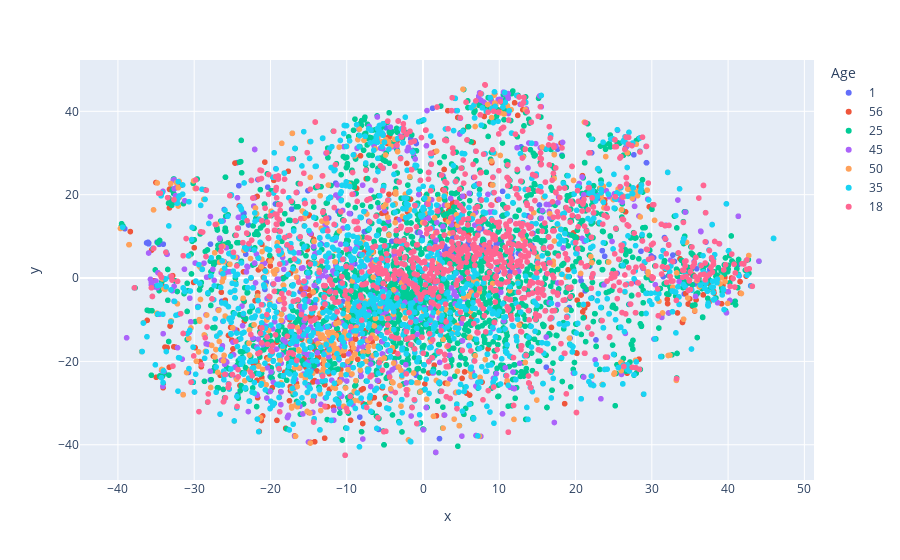

Here is the notebook cell this chart was saved with:
### Code cell
fig = px.scatter(tsne_df, x='x', y='y', color='Age', hover_data=tsne_df)
fig.show()

### Figure 1 — Plotly figure (JSON) as saved in the notebook; plotly's stock layout.template omitted (floating-point values rounded to 4 significant figures; data arrays with more than 128 entries replaced by an {"elided": "..."} marker saying what was removed)
{"data": [{"customdata": {"elided": "222x3 str values"}, "hovertemplate": "Age=%{customdata[1]}<br>x=%{x}<br>y=%{y}<br>Gender=%{customdata[0]}<br>Zip-code=%{customdata[2]}<extra></extra>", "legendgroup": "1", "marker": {"color": "#636efa", "symbol": "circle"}, "mode": "markers", "name": "1", "showlegend": true, "type": "scattergl", "x": {"elided": "222 float values"}, "xaxis": "x", "y": {"elided": "222 float values"}, "yaxis": "y"}, {"customdata": {"elided": "380x3 str values"}, "hovertemplate": "Age=%{customdata[1]}<br>x=%{x}<br>y=%{y}<br>Gender=%{customdata[0]}<br>Zip-code=%{customdata[2]}<extra></extra>", "legendgroup": "56", "marker": {"color": "#EF553B", "symbol": "circle"}, "mode": "markers", "name": "56", "showlegend": true, "type": "scattergl", "x": {"elided": "380 float values"}, "xaxis": "x", "y": {"elided": "380 float values"}, "yaxis": "y"}, {"customdata": {"elided": "2096x3 str values"}, "hovertemplate": "Age=%{customdata[1]}<br>x=%{x}<br>y=%{y}<br>Gender=%{customdata[0]}<br>Zip-code=%{customdata[2]}<extra></extra>", "legendgroup": "25", "marker": {"color": "#00cc96", "symbol": "circle"}, "mode": "markers", "name": "25", "showlegend": true, "type": "scattergl", "x": {"elided": "2096 float values"}, "xaxis": "x", "y": {"elided": "2096 float values"}, "yaxis": "y"}, {"customdata": {"elided": "550x3 str values"}, "hovertemplate": "Age=%{customdata[1]}<br>x=%{x}<br>y=%{y}<br>Gender=%{customdata[0]}<br>Zip-code=%{customdata[2]}<extra></extra>", "legendgroup": "45", "marker": {"color": "#ab63fa", "symbol": "circle"}, "mode": "markers", "name": "45", "showlegend": true, "type": "scattergl", "x": {"elided": "550 float values"}, "xaxis": "x", "y": {"elided": "550 float values"}, "yaxis": "y"}, {"customdata": {"elided": "496x3 str values"}, "hovertemplate": "Age=%{customdata[1]}<br>x=%{x}<br>y=%{y}<br>Gender=%{customdata[0]}<br>Zip-code=%{customdata[2]}<extra></extra>", "legendgroup": "50", "marker": {"color": "#FFA15A", "symbol": "circle"}, "mode": "markers", "name": "50", "showlegend": true, "type": "scattergl", "x": {"elided": "496 float values"}, "xaxis": "x", "y": {"elided": "496 float values"}, "yaxis": "y"}, {"customdata": {"elided": "1193x3 str values"}, "hovertemplate": "Age=%{customdata[1]}<br>x=%{x}<br>y=%{y}<br>Gender=%{customdata[0]}<br>Zip-code=%{customdata[2]}<extra></extra>", "legendgroup": "35", "marker": {"color": "#19d3f3", "symbol": "circle"}, "mode": "markers", "name": "35", "showlegend": true, "type": "scattergl", "x": {"elided": "1193 float values"}, "xaxis": "x", "y": {"elided": "1193 float values"}, "yaxis": "y"}, {"customdata": {"elided": "1103x3 str values"}, "hovertemplate": "Age=%{customdata[1]}<br>x=%{x}<br>y=%{y}<br>Gender=%{customdata[0]}<br>Zip-code=%{customdata[2]}<extra></extra>", "legendgroup": "18", "marker": {"color": "#FF6692", "symbol": "circle"}, "mode": "markers", "name": "18", "showlegend": true, "type": "scattergl", "x": {"elided": "1103 float values"}, "xaxis": "x", "y": {"elided": "1103 float values"}, "yaxis": "y"}], "layout": {"legend": {"title": {"text": "Age"}, "tracegroupgap": 0}, "margin": {"t": 60}, "xaxis": {"anchor": "y", "domain": [0, 1], "title": {"text": "x"}}, "yaxis": {"anchor": "x", "domain": [0, 1], "title": {"text": "y"}}}}
